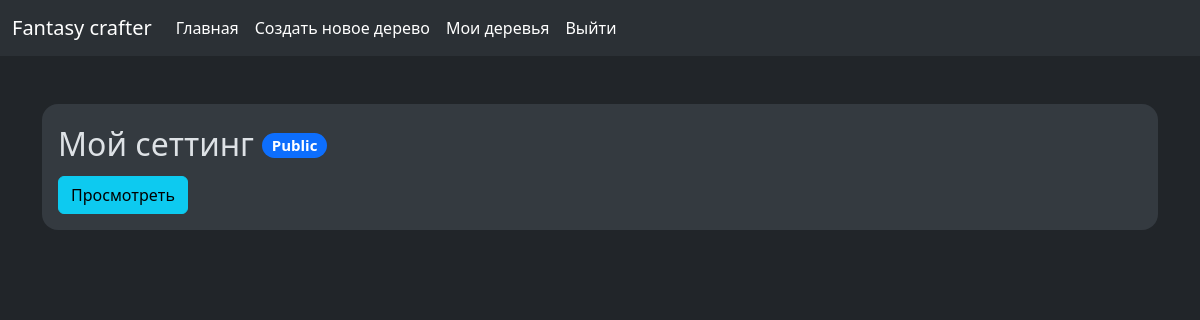
Page / (signed in) on the earlier database version.
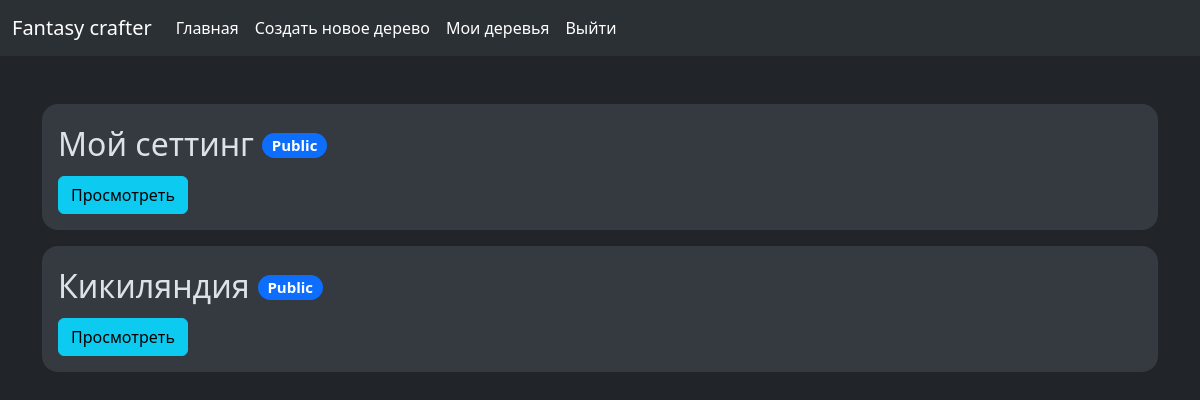
Same page on the later database version.
### node_manager/models.py (models this page shows)
class Nodes(models.Model):
    name = models.CharField(max_length=200)
    access_mode = models.ForeignKey(AccessModes, null=False, blank=False, on_delete=models.DO_NOTHING)
    owner = models.ForeignKey(User, null=False, blank=False, on_delete=models.DO_NOTHING, related_name='node_owner')
    creator = models.ForeignKey(User, null=False, blank=False, on_delete=models.DO_NOTHING, related_name='node_creator')
    parent = models.ForeignKey('self', null=True, blank=True, on_delete=models.SET_NULL)
    level = models.IntegerField(default=0, null=False, blank=False)
    root_parent = models.ForeignKey('self', null=True, blank=True, on_delete=models.DO_NOTHING, related_name='root')
    class Meta:
        unique_together= (('name', 'creator'))

### node_manager/views.py (the view)
# urls.py: 2. Add a URL to urlpatterns:  path('', views.home, name='home')
def home(request):
    nodes = Nodes.objects.filter(access_mode=AccessModes.objects.get(name="public"), level = 0)
    return render(request, "home.html", {"nodes": nodes})

### node_manager/templates/home.html
{% extends 'base_layout.html' %}
{% block content %}
    <div class="container my-5">
    {% for node in nodes %}
        <div class="mb-3 bg-light-subtle rounded-4 p-3">
            <div class="d-flex gap-2 mb-2 align-items-center">
                <div class="fs-2">{{ node.name }}</div>
                <div class="fs-5"><span class="badge rounded-pill text-bg-primary">Public</span></div>
            </div>
            <div class="btn-group" role="group">
                <a type="button" href="{% url 'node_manager:show_node_tree' node.id %}" class="btn btn-info">Просмотреть</a>
            </div>
        </div>
    {% endfor %}
</div>
{% endblock %}

Differences in the rows shown:
added Nodes: name "Кикиляндия"
